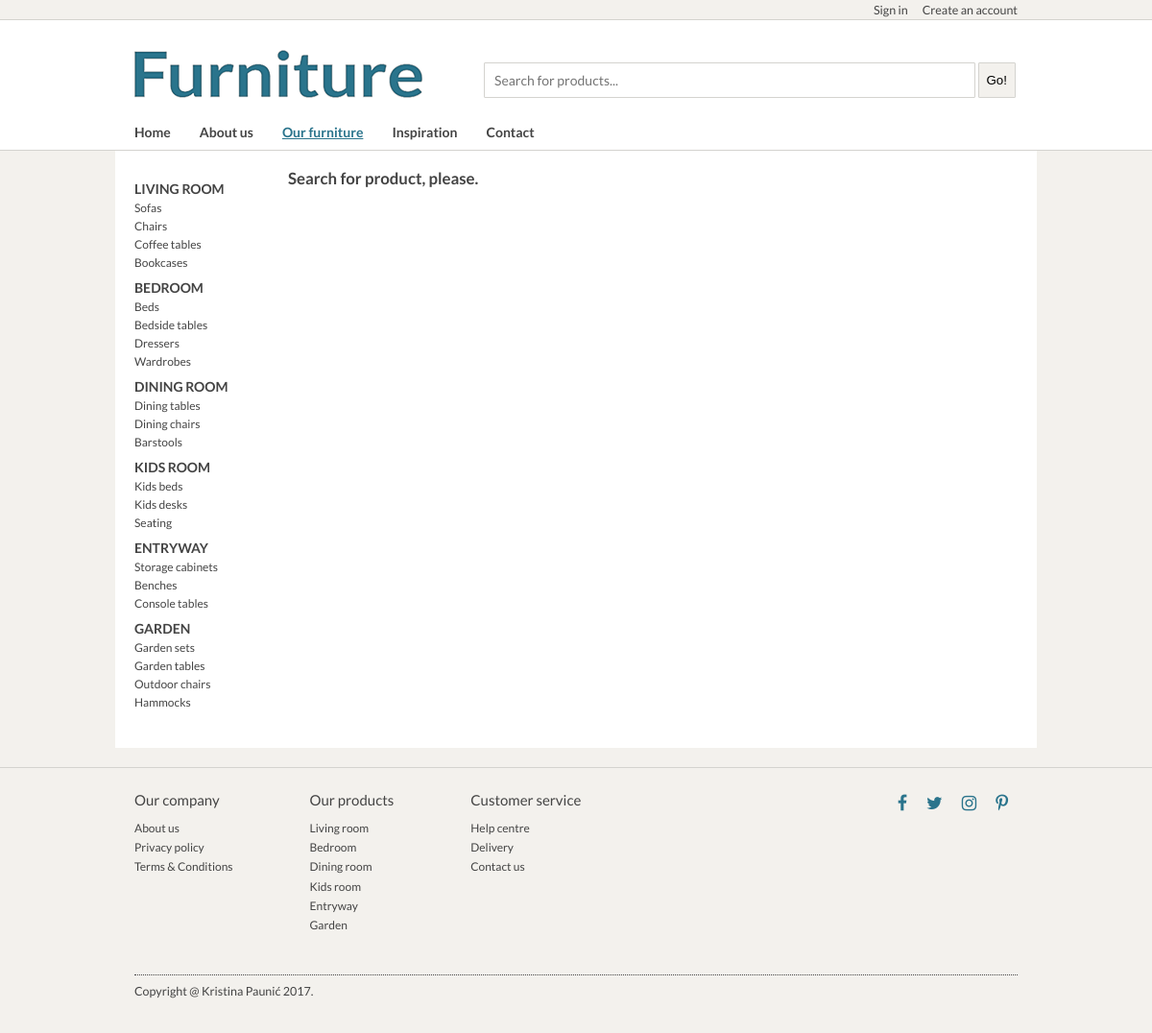
Screenshot of /search.php with the database file from the repository.
### tables this page shows
CREATE TABLE `category` (
  `id` int(11) NOT NULL,
  `categoryName` varchar(100) NOT NULL
);

### functions.php (called while the page is built, shortened)
<?php
	function replace_dashes($string)
	{
		$string=str_replace("-", " ", $string);
		return $string;
	}
?>

### search.php (the view, shortened to what this page needs)
<?php
	require_once("functions.php");
?>
<!doctype html>
<html>
<head>
<link rel="stylesheet" type="text/css" href="css/font-awesome.min.css">
<link href="css/style.css" rel="stylesheet" type="text/css">
</head>
<body id="furniturePage">
	<header id="header">
		<?php include("templates/header.php")?>
		<div id="headerNav">
			<div class="wrapper">
				<nav id="nav" class="negative">
					<ul>
						<li><a href="index.php">Home</a></li>
						<li><a href="about.php">About us</a></li>
						<li><a href="#" id="button" class="current">Our furniture</a>
						</li>
						<li><a href="inspiration.php">Inspiration</a></li>
						<li><a href="contact.php">Contact</a></li>
					</ul>
				</nav>
			</div>
		</div>
	</header>
	<section id="central">
		<div class="wrapper">
			<aside id="sidebar">
				<ul>
					<?php
						$db=connection();
						$sql="SELECT DISTINCT roomType FROM product WHERE product.deleted=0";
						$result=mysqli_query($db, $sql);
						while($row=mysqli_fetch_object($result))
						{
							$roomType=$row->roomType;
							for($i=0; $i<count($roomType); $i++)
							{
								$changedRoomType=replace_dashes($row->roomType);
								echo "<li><a href='furniture.php?roomType=$roomType'>$changedRoomType</a>";
								echo "<ul>";
									$sql1="SELECT DISTINCT category.id, categoryName FROM category JOIN product ON category.id=product.idCategory WHERE product.roomType='$roomType' and product.deleted=0";
									$result1=mysqli_query($db, $sql1);
									while($row=mysqli_fetch_object($result1))
									{
										$changedCategoryName=replace_dashes($row->categoryName);
										echo "<li><a href='categories.php?categoryName=$row->categoryName'>$changedCategoryName</a></li>";
									}
								echo "</ul>";
								echo "</li>";
							}
						}
					?>
				</ul>
			</aside>
			<div id="main">
				<?php
					if(!empty($_GET['searchFor']))
					{
						$searchFor=$_GET['searchFor'];
						$sql="SELECT product.id, name, categoryName FROM product JOIN category ON product.idCategory=category.id WHERE name LIKE ('%".$searchFor."%') or roomType LIKE ('%".$searchFor."%') or categoryName LIKE ('%".$searchFor."%') and product.deleted=0";
						$result=mysqli_query($db, $sql);
						if(mysqli_num_rows($result)==0)
						{
							echo "<h5>No results found.</h5>";
						}
						else
						{
							echo "<h4>Products</h4>";
							while($row=mysqli_fetch_object($result))
							{
								$categoryName=$row->categoryName;
								echo "<div class='category'>";
								echo "<a href='product.php?id=$row->id'>";
								echo "<img src='images/product/$categoryName/".$row->id."_1.jpg' alt='$row->name'>";
								echo "<span>$row->name</span>";
								echo "</a>";
								echo "</div>";
							}
						}
					}
					else echo "<h5>Search for product, please.</h5>";
				?>
			</div>
		</div>
	</section>
	<footer id="footer">
		<?php include("templates/footer.php")?>
	</footer>
</body>
</html>

### css/style.css (style rules this page uses)
body { margin: 0; padding: 0; background: #f3f1ed; font-family: 'Lato', Arial, sans-serif; color: #444; font-size: 14px; font-weight: 400; }
h1, h2, h3, h4, h5, h6 { font-weight: 700; margin: 1em 0 0.5em; color: #444; }
h5 { font-size: 1.2em; }
a:link, a:visited { text-decoration: none; color: #444; transition: 0.2s all ease; }
.current:link, .current:visited { text-decoration: underline; color: #2a748c; }
.wrapper { width: 980px; padding: 1px 20px 0; background: #fff; margin: 0 auto; }
.wrapper:after { content: ""; display: table; clear: both; }
#headerNav { background: #fff; }
#headerNav .wrapper { width: 1020px; padding-left: 0; padding-right: 0; position: relative; z-index: 3; }
#nav { float: left; width: 1000px; font-weight: 700; padding-left: 20px; padding-top: 1px; }
#nav ul { list-style: none; margin: 0; padding: 0; position: relative; }
#nav ul li { float: left; }
#nav ul li a { display: block; padding: 5px 30px 10px 0; }
#footer { margin-top: 20px; border-top: 1px solid #d4d3cf; }
#furniturePage #headerNav { border-bottom: 1px solid #d4d3cf; }
#furniturePage #sidebar { float: left; width: 110px; padding: 20px 70px 10px 0; margin: 0 20px 0 0; }
#furniturePage #main { float: right; width: 780px; }
#furniturePage #sidebar ul { margin: 0; padding: 0; list-style: none; }
#furniturePage #sidebar ul li a { font-weight: 700; text-transform: uppercase; display: block; padding: 10px 0 0; }
#furniturePage #sidebar ul li ul li a { border-bottom: none; padding: 4px 0 0; font-weight: 400; font-size: 12px; text-transform: none; }
#furniturePage #central .wrapper { padding-bottom: 30px; }
@media screen and (min-width:1024px) and (max-width:1260px) { .wrapper { width: 920px; } }
@media screen and (min-width:1024px) and (max-width:1260px) { #headerNav .wrapper { width: 960px; } }
@media screen and (min-width:1024px) and (max-width:1260px) { #nav { width: 940px; } }
@media screen and (min-width:1024px) and (max-width:1260px) { #furniturePage #sidebar { padding-right: 30px; } }
@media screen and (min-width:1024px) and (max-width:1260px) { #furniturePage #main { width: 760px; } }

### rows the page displays
category: categoryName "Sofas"
category: categoryName "Chairs"
category: categoryName "Coffee tables"
category: categoryName "Bookcases"
category: categoryName "Beds"
category: categoryName "Bedside tables"
category: categoryName "Dressers"
category: categoryName "Wardrobes"
category: categoryName "Dining tables"
category: categoryName "Dining chairs"
category: categoryName "Barstools"
category: categoryName "Kids beds"
category: categoryName "Kids desks"
category: categoryName "Seating"
category: categoryName "Storage cabinets"
category: categoryName "Benches"
category: categoryName "Console tables"
category: categoryName "Garden sets"
category: categoryName "Garden tables"
category: categoryName "Outdoor chairs"
category: categoryName "Hammocks"

### other values shown
$changedRoomType "LIVING ROOM"
$changedRoomType "BEDROOM"
$changedRoomType "DINING ROOM"
$changedRoomType "KIDS ROOM"
$changedRoomType "ENTRYWAY"
$changedRoomType "GARDEN"
$changedRow "Living room"
$changedRow "Bedroom"
$changedRow "Dining room"
$changedRow "Kids room"
$changedRow "Entryway"
$changedRow "Garden"
